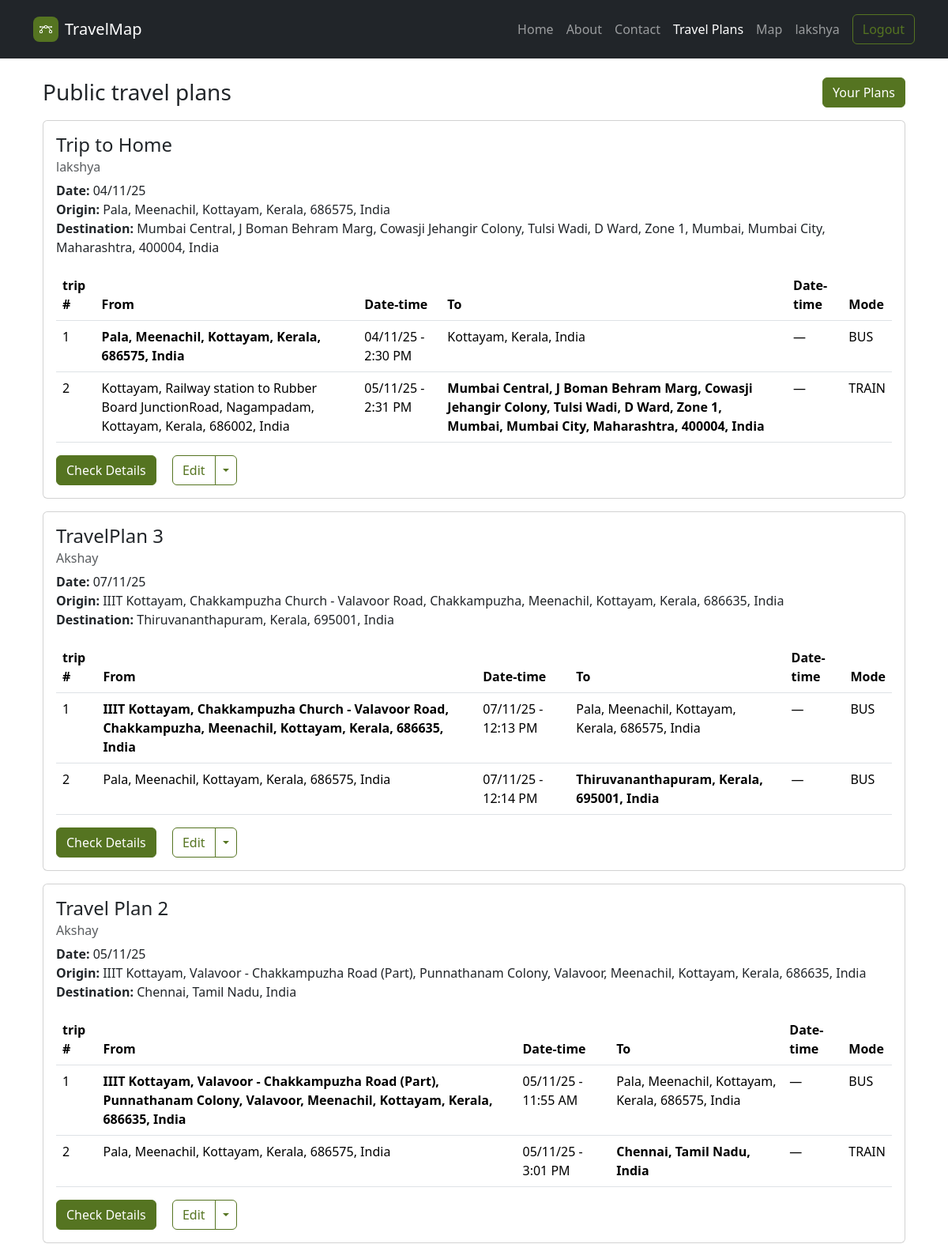
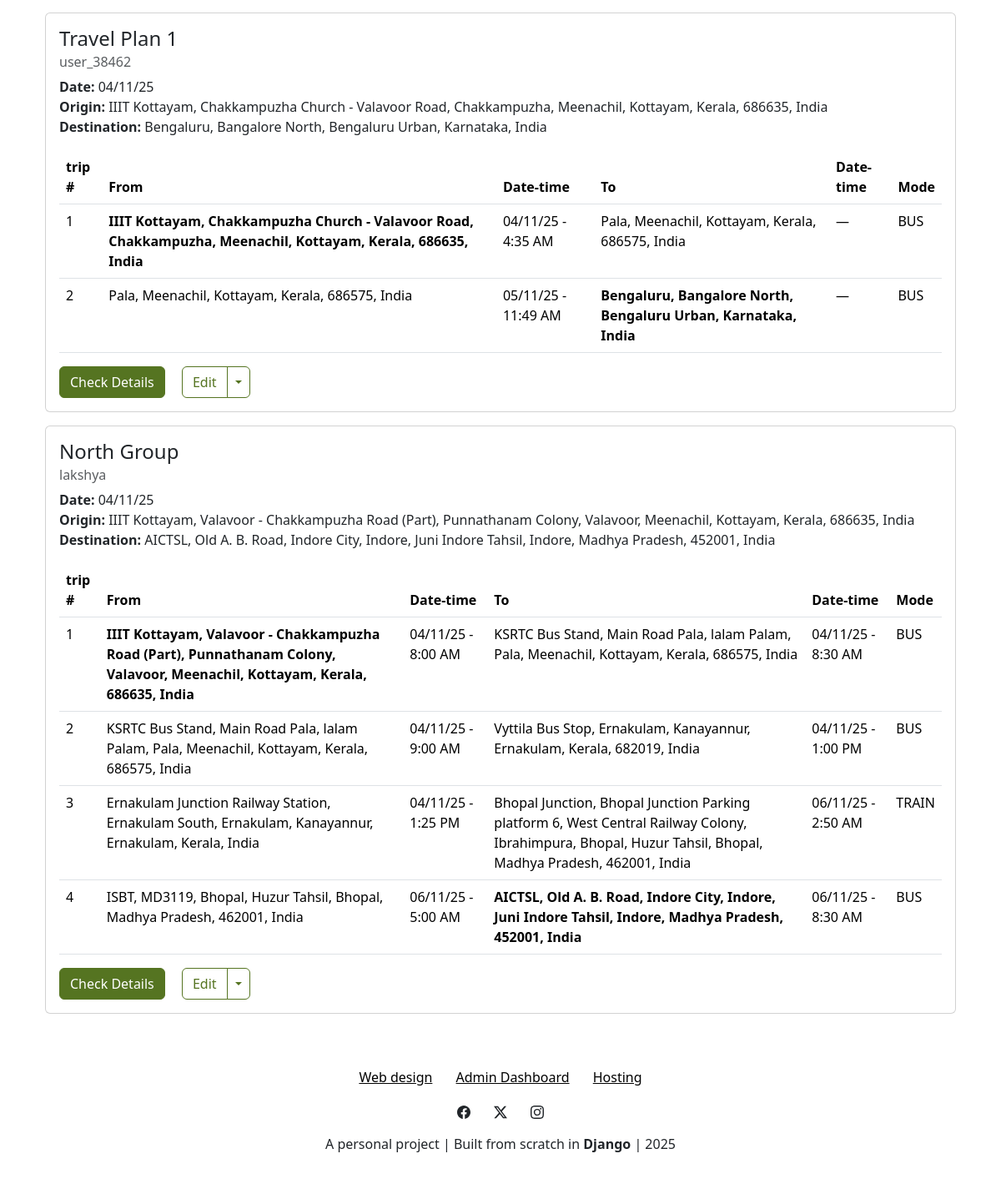
The page /travelplans/ (signed in) on the database its author committed (2 pictures, top to bottom).
### Accounts/models.py (models this page shows, shortened)
class TravelPlan(models.Model):
    user = models.ForeignKey(
        settings.AUTH_USER_MODEL,
        on_delete=models.CASCADE,
        related_name='travel_plans'
    )
    title = models.CharField(
        max_length=150
    )
    status = models.CharField(
        max_length=10,
        choices=PlanStatus.choices,
        default=PlanStatus.PLANNED
    )
    created_at = models.DateTimeField(auto_now_add=True)
    updated_at = models.DateTimeField(auto_now=True)
    class Meta:
        ordering = ['-created_at']
    @property
    def first_trip(self):
        return self.trips.first()
    @property
    def last_trip(self):
        return self.trips.last()
    @property
    def all_passengers(self):
        return User.objects.filter(models.Q(joined_trips__plan=self) | models.Q(travel_plans = self)).distinct()

class Trip(models.Model):
    plan = models.ForeignKey(
        TravelPlan,
        on_delete=models.CASCADE,
        related_name='trips',
    )
    title = models.CharField(
        max_length=150,
    )
    origin_name = models.CharField(
        max_length=255,
    )
    origin_lat = models.CharField(
        max_length=50, null=True, blank=True
    )
    origin_lon = models.CharField(
        max_length=50, null=True, blank=True
    )
    destination_name = models.CharField(
        max_length=255,
    )
    destination_lat = models.CharField(
        max_length=50, null=True, blank=True
    )
    destination_lon = models.CharField(
        max_length=50, null=True, blank=True
    )
    departure_time = models.DateTimeField()
    estimated_arrival_time = models.DateTimeField(
        null=True, blank=True
    )
    transport_mode = models.CharField(
        max_length=6,
        choices=TransportMode.choices,
        default=TransportMode.TRAIN
    )
    passengers = models.ManyToManyField(
        settings.AUTH_USER_MODEL,
        related_name='joined_trips',
        blank=True,
        help_text="Students who have joined this trip",
    )
    notes = models.TextField(
        blank=True,
    )
    route = models.JSONField(null=True, blank=True)
    status = models.CharField(
        max_length=10,
        choices=PlanStatus.choices,
        default=PlanStatus.PLANNED
    )
    created_at = models.DateTimeField(auto_now_add=True)
    updated_at = models.DateTimeField(auto_now=True)
    class Meta:
        ordering = ['departure_time']

### UI/views.py (the view)
# urls.py: path("travelplans/",views.travelplans,name="travelplans"),
def travelplans(request):
    plans_qs = (
        TravelPlan.objects
        .select_related('user')
        .prefetch_related('trips__passengers')
    )
    paginator = Paginator(plans_qs, 10)
    page_number = request.GET.get('page')
    page_obj = paginator.get_page(page_number)
    return render(request, 'UI/travelplans.html', {
        'page_obj': page_obj,
        'plans': page_obj.object_list,
    })

### UI/context_processors.py (called while the page is built)
def site_settings(request):
    index_carousel = carousel.objects.all()
    index_features = features.objects.all()
    index_steps = step.objects.all()
    for item in list(index_carousel) + list(index_features):
        if hasattr(item, 'href') and item.href:
            try:
                item.href = reverse(item.href)
            except:
                pass
    return {
        'index_carousel': index_carousel,
        'index_features': index_features,
        'index_steps': index_steps,
    }

### templates/UI/travelplans.html (shortened to what this page needs)
{% extends 'partials/layout.html' %}
{% load static %}
{% load crispy_forms_tags %}
{% block content %}
<div class="container">
    <div class="container min-vh-100 mt-4">
        <div class="row mb-3">
            <div class="col d-flex justify-content-between align-items-center">
                {% if personal == True %}
                    <h3 class="mb-0">Your travel plans</h3>
                    <a href="{% url 'UI:new_travelplan' %}" class="btn btn-primary">Create New</a>
                {% else %}
                    <h3 class="mb-0">Public travel plans</h3>
                    <a href="{% url 'UI:my_travelplans' %}" class="btn btn-primary">Your Plans</a>
                {% endif %}
            </div>
        </div>
        {% if plans %}
            {% for plan in plans %}
                <div class="row mb-3">
                    <div class="col">
                            <div class="card">
                                <div class="card-body">
                                    <h4 class="card-title">{{ plan.title }}</h4>
                                    <h6 class="text-muted card-subtitle mb-2">
                                        {% for p in plan.all_passengers %}
                                            {% if forloop.last %}
                                                {{ p.username }}
                                            {% else %}
                                                {{ p.username }} ,
                                            {% endif %}
                                        {% endfor %}
                                    </h6>
                                    <p>
                                        {% with ft=plan.first_trip lt=plan.last_trip %}
                                            {% if ft %}
                                                <strong>Date:</strong> {{ ft.departure_time|date:"d/m/y" }}<br>
                                                <strong>Origin:</strong> {{ ft.origin_name }}<br>
                                            {% endif %}
                                            {% if lt %}
                                                <strong>Destination:</strong> {{ lt.destination_name }}
                                            {% endif %}
                                        {% endwith %}
                                    </p>
                                    <div class="table-responsive">
                                        <table class="table table-hover">
                                            <thead>
                                                <tr>
                                                    <th>trip #</th>
                                                    <th>From</th>
                                                    <th>Date-time</th>
                                                    <th>To</th>
                                                    <th>Date-time</th>
                                                    <th>Mode</th>
                                                </tr>
                                            </thead>
                                            <tbody>
                                                {% for trip in plan.trips.all %}
                                                    <tr>
                                                        <td>{{ forloop.counter }}</td>
                                                        <td>{% if forloop.first %}<strong>{{ trip.origin_name }}</strong>{% else %}{{ trip.origin_name }}{% endif %}</td>
                                                        <td>{{ trip.departure_time|date:"d/m/y - g:i A" }}</td>
                                                        <td>{% if forloop.last %}<strong>{{ trip.destination_name }}</strong>{% else %}{{ trip.destination_name }}{% endif %}</td>
                                                        <td>
                                                            {% if trip.estimated_arrival_time %}
                                                                {{ trip.estimated_arrival_time|date:"d/m/y - g:i A" }}
                                                            {% else %}
                                                                —
                                                            {% endif %}
                                                        </td>
                                                        <td>{{ trip.transport_mode }}</td>
                                                    </tr>
                                                {% empty %}
                                                    <tr><td colspan="5" class="text-muted">No trips added yet.</td></tr>
                                                {% endfor %}
                                            </tbody>
                                        </table>
                                    </div>
                                    <a class="btn btn-primary me-3" href="{% url 'UI:travelplan_detail' plan.id %}">Check Details</a>
                                    {% if request.user.is_superuser or request.user.id == plan.user_id %}
                                        <div class="btn-group">
                                            <a class="btn btn-outline-primary" href="{% url 'UI:edit_travelplan' plan.id %}">Edit</a>
                                            <button class="btn btn-outline-primary dropdown-toggle dropdown-toggle-split" data-bs-toggle="dropdown" aria-expanded="false" type="button"></button>
                                        </div>
                                    {% endif %}
                                </div>
                            </div>
                    </div>
                </div>
            {% endfor %}
        {% else %}
            <div class="alert alert-info mt-4">You have no travel plans yet. <a href="{% url 'UI:new_travelplan' %}">Create one</a>.</div>
        {% endif %}
    </div>
</div>
{% endblock %}

### templates/partials/navbar.html (shortened to what this page needs)
{% load static %}
<nav class="navbar navbar-expand-md sticky-top bg-body py-3" data-bs-theme="dark">
    <div class="container">
        <a class="navbar-brand d-flex align-items-center" href="{% url 'UI:index' %}">
            <span class="bs-icon-sm bs-icon-rounded bs-icon-primary d-flex justify-content-center align-items-center me-2 bs-icon">
            </span>
            <span>TravelMap</span>
        </a>
        <div id="navcol-2" class="collapse navbar-collapse">
            <ul class="navbar-nav ms-auto">
                <li class="nav-item"><a class="nav-link" href="{% url 'UI:index' %}#home">Home</a></li>
                <li class="nav-item"><a class="nav-link" href="{% url 'UI:index' %}#about">About</a></li>
                <li class="nav-item"><a class="nav-link" href="{% url 'UI:index' %}#contact">Contact</a></li>
                <li class="nav-item"><a class="nav-link {% if request.resolver_match.url_name == 'travelplans' %}active{% endif %}" href="{% url 'UI:travelplans' %}">Travel Plans</a></li>
                <li class="nav-item"><a class="nav-link {% if request.resolver_match.url_name == 'map' %}active{% endif %}" href="{% url 'UI:map' %}">Map</a></li>
                <li class="nav-item">
                    {% if user.is_authenticated %}
                        <a class="nav-link" href="#">{{ user.username }}</a>
                    {% else %}
                        <a class="nav-link {% if request.resolver_match.url_name == 'login' %}active{% endif %}" href="{% url 'UI:login'%}">Login</a>
                    {% endif %}
                </li>
            </ul>
            {% if user.is_authenticated %}
            <form action="/logout/" method="post">
                <button class="btn btn-outline-primary ms-md-2" type="submit" href="{% url 'UI:logout'%}">Logout</button>
                </form>
            {% else %}
                <a class="btn btn-primary ms-md-2" role="button" href="{% url 'UI:register'%}">Sign Up</a>
            {% endif %}
        </div>
    </div>
</nav>

### static/css/bss-overrides.css (style rules this page uses)
:root, [data-bs-theme=light] { --bs-primary: #557421; --bs-primary-rgb: 85,116,33; --bs-primary-text-emphasis: #222E0D; --bs-primary-bg-subtle: #DDE3D3; --bs-primary-border-subtle: #BBC7A6; }
.btn-primary { --bs-btn-color: #fff; --bs-btn-bg: #557421; --bs-btn-border-color: #557421; --bs-btn-hover-color: #fff; --bs-btn-hover-bg: #48631C; --bs-btn-hover-border-color: #445D1A; --bs-btn-focus-shadow-rgb: 230,234,222; --bs-btn-active-color: #fff; --bs-btn-active-bg: #445D1A; --bs-btn-active-border-color: #405719; --bs-btn-disabled-color: #fff; --bs-btn-disabled-bg: #557421; --bs-btn-disabled-border-color: #557421; }
.btn-outline-primary { --bs-btn-color: #557421; --bs-btn-border-color: #557421; --bs-btn-focus-shadow-rgb: 85,116,33; --bs-btn-hover-color: #fff; --bs-btn-hover-bg: #557421; --bs-btn-hover-border-color: #557421; --bs-btn-active-color: #fff; --bs-btn-active-bg: #557421; --bs-btn-active-border-color: #557421; --bs-btn-disabled-color: #557421; --bs-btn-disabled-bg: transparent; --bs-btn-disabled-border-color: #557421; }

### templates/partials/layout.html (style rules this page uses)
html { scroll-behavior: smooth; scroll-padding-top: 80px; }

### templates/UI/travelplans.html (style rules this page uses)
.card { transition: transform 0.2s ease, box-shadow 0.2s ease; }

### rows shown on the page
TravelPlan: title "Trip to Home", first_trip.departure_time "04/11/25", first_trip.origin_name "Pala, Meenachil, Kottayam, Kerala, 686575, India", last_trip.destination_name "Mumbai Central, J Boman Behram Marg, Cowasji Jehangir Colony, Tulsi Wadi, D Ward, Zone 1, Mumbai, Mumbai City, Maharashtra, 400004, India"
Trip: origin_name "Pala, Meenachil, Kottayam, Kerala, 686575, India", departure_time "04/11/25 - 2:30 PM", destination_name "Kottayam, Kerala, India", transport_mode "BUS"
Trip: origin_name "Kottayam, Railway station to Rubber Board JunctionRoad, Nagampadam, Kottayam, Kerala, 686002, India", departure_time "05/11/25 - 2:31 PM", destination_name "Mumbai Central, J Boman Behram Marg, Cowasji Jehangir Colony, Tulsi Wadi, D Ward, Zone 1, Mumbai, Mumbai City, Maharashtra, 400004, India", transport_mode "TRAIN"
TravelPlan: title "TravelPlan 3", first_trip.departure_time "07/11/25", first_trip.origin_name "IIIT Kottayam, Chakkampuzha Church - Valavoor Road, Chakkampuzha, Meenachil, Kottayam, Kerala, 686635, India", last_trip.destination_name "Thiruvananthapuram, Kerala, 695001, India"
Trip: origin_name "IIIT Kottayam, Chakkampuzha Church - Valavoor Road, Chakkampuzha, Meenachil, Kottayam, Kerala, 686635, India", departure_time "07/11/25 - 12:13 PM", destination_name "Pala, Meenachil, Kottayam, Kerala, 686575, India", transport_mode "BUS"
Trip: origin_name "Pala, Meenachil, Kottayam, Kerala, 686575, India", departure_time "07/11/25 - 12:14 PM", destination_name "Thiruvananthapuram, Kerala, 695001, India", transport_mode "BUS"
TravelPlan: title "Travel Plan 2", first_trip.departure_time "05/11/25", first_trip.origin_name "IIIT Kottayam, Valavoor - Chakkampuzha Road (Part), Punnathanam Colony, Valavoor, Meenachil, Kottayam, Kerala, 686635, India", last_trip.destination_name "Chennai, Tamil Nadu, India"
Trip: origin_name "IIIT Kottayam, Valavoor - Chakkampuzha Road (Part), Punnathanam Colony, Valavoor, Meenachil, Kottayam, Kerala, 686635, India", departure_time "05/11/25 - 11:55 AM", destination_name "Pala, Meenachil, Kottayam, Kerala, 686575, India", transport_mode "BUS"
Trip: origin_name "Pala, Meenachil, Kottayam, Kerala, 686575, India", departure_time "05/11/25 - 3:01 PM", destination_name "Chennai, Tamil Nadu, India", transport_mode "TRAIN"
TravelPlan: title "Travel Plan 1", first_trip.departure_time "04/11/25", first_trip.origin_name "IIIT Kottayam, Chakkampuzha Church - Valavoor Road, Chakkampuzha, Meenachil, Kottayam, Kerala, 686635, India", last_trip.destination_name "Bengaluru, Bangalore North, Bengaluru Urban, Karnataka, India"
Trip: origin_name "IIIT Kottayam, Chakkampuzha Church - Valavoor Road, Chakkampuzha, Meenachil, Kottayam, Kerala, 686635, India", departure_time "04/11/25 - 4:35 AM", destination_name "Pala, Meenachil, Kottayam, Kerala, 686575, India", transport_mode "BUS"
Trip: origin_name "Pala, Meenachil, Kottayam, Kerala, 686575, India", departure_time "05/11/25 - 11:49 AM", destination_name "Bengaluru, Bangalore North, Bengaluru Urban, Karnataka, India", transport_mode "BUS"
TravelPlan: title "North Group", first_trip.departure_time "04/11/25", first_trip.origin_name "IIIT Kottayam, Valavoor - Chakkampuzha Road (Part), Punnathanam Colony, Valavoor, Meenachil, Kottayam, Kerala, 686635, India", last_trip.destination_name "AICTSL, Old A. B. Road, Indore City, Indore, Juni Indore Tahsil, Indore, Madhya Pradesh, 452001, India"
Trip: origin_name "IIIT Kottayam, Valavoor - Chakkampuzha Road (Part), Punnathanam Colony, Valavoor, Meenachil, Kottayam, Kerala, 686635, India", departure_time "04/11/25 - 8:00 AM", destination_name "KSRTC Bus Stand, Main Road Pala, lalam Palam, Pala, Meenachil, Kottayam, Kerala, 686575, India", estimated_arrival_time "04/11/25 - 8:30 AM", transport_mode "BUS"
Trip: origin_name "KSRTC Bus Stand, Main Road Pala, lalam Palam, Pala, Meenachil, Kottayam, Kerala, 686575, India", departure_time "04/11/25 - 9:00 AM", destination_name "Vyttila Bus Stop, Ernakulam, Kanayannur, Ernakulam, Kerala, 682019, India", estimated_arrival_time "04/11/25 - 1:00 PM", transport_mode "BUS"
Trip: origin_name "Ernakulam Junction Railway Station, Ernakulam South, Ernakulam, Kanayannur, Ernakulam, Kerala, India", departure_time "04/11/25 - 1:25 PM", destination_name "Bhopal Junction, Bhopal Junction Parking platform 6, West Central Railway Colony, Ibrahimpura, Bhopal, Huzur Tahsil, Bhopal, Madhya Pradesh, 462001, India", estimated_arrival_time "06/11/25 - 2:50 AM", transport_mode "TRAIN"
Trip: origin_name "ISBT, MD3119, Bhopal, Huzur Tahsil, Bhopal, Madhya Pradesh, 462001, India", departure_time "06/11/25 - 5:00 AM", destination_name "AICTSL, Old A. B. Road, Indore City, Indore, Juni Indore Tahsil, Indore, Madhya Pradesh, 452001, India", estimated_arrival_time "06/11/25 - 8:30 AM", transport_mode "BUS"

### other values the page prints
{{ user.username }} "lakshya"
{{ p.username }} "lakshya"
{{ p.username }} "Akshay"
{{ p.username }} "user_38462"
